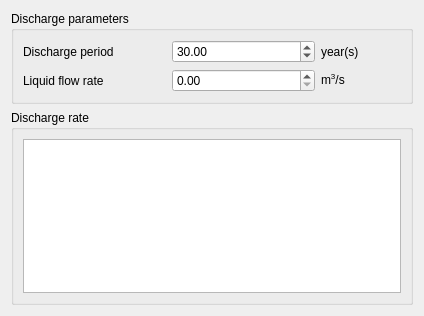
<?xml version="1.0" encoding="UTF-8"?>
<ui version="4.0">
 <class>WidgetWaterDischarge</class>
 <widget class="QWidget" name="WidgetWaterDischarge">
  <property name="geometry">
   <rect>
    <x>0</x>
    <y>0</y>
    <width>424</width>
    <height>316</height>
   </rect>
  </property>
  <property name="windowTitle">
   <string>Form</string>
  </property>
  <layout class="QVBoxLayout" name="verticalLayout">
   <item>
    <widget class="QGroupBox" name="groupBox">
     <property name="title">
      <string>Discharge parameters</string>
     </property>
     <layout class="QHBoxLayout" name="horizontalLayout">
      <item>
       <layout class="QGridLayout" name="gridLayout">
        <property name="verticalSpacing">
         <number>6</number>
        </property>
        <item row="1" column="0">
         <widget class="QLabel" name="lblFlowrate">
          <property name="maximumSize">
           <size>
            <width>200</width>
            <height>16777215</height>
           </size>
          </property>
          <property name="text">
           <string>Liquid flow rate</string>
          </property>
         </widget>
        </item>
        <item row="0" column="2">
         <widget class="QLabel" name="lblDurationUnit">
          <property name="minimumSize">
           <size>
            <width>50</width>
            <height>0</height>
           </size>
          </property>
          <property name="maximumSize">
           <size>
            <width>80</width>
            <height>16777215</height>
           </size>
          </property>
          <property name="text">
           <string>year(s)</string>
          </property>
         </widget>
        </item>
        <item row="1" column="2">
         <widget class="QLabel" name="lblFlowrateUnit">
          <property name="minimumSize">
           <size>
            <width>50</width>
            <height>0</height>
           </size>
          </property>
          <property name="maximumSize">
           <size>
            <width>80</width>
            <height>16777215</height>
           </size>
          </property>
          <property name="text">
           <string>&lt;html&gt;&lt;head/&gt;&lt;body&gt;&lt;p&gt;m&lt;span style=&quot; vertical-align:super;&quot;&gt;3&lt;/span&gt;/s&lt;/p&gt;&lt;/body&gt;&lt;/html&gt;</string>
          </property>
         </widget>
        </item>
        <item row="0" column="1">
         <widget class="QDoubleSpinBox" name="numDischargePeriod">
          <property name="maximum">
           <double>1000.000000000000000</double>
          </property>
          <property name="value">
           <double>30.000000000000000</double>
          </property>
         </widget>
        </item>
        <item row="0" column="0">
         <widget class="QLabel" name="lblDuration">
          <property name="maximumSize">
           <size>
            <width>200</width>
            <height>16777215</height>
           </size>
          </property>
          <property name="text">
           <string>Discharge period</string>
          </property>
         </widget>
        </item>
        <item row="1" column="1">
         <widget class="QDoubleSpinBox" name="numFlowrate">
          <property name="maximum">
           <double>100000000.000000000000000</double>
          </property>
         </widget>
        </item>
       </layout>
      </item>
     </layout>
    </widget>
   </item>
   <item>
    <widget class="QGroupBox" name="groupBox_2">
     <property name="title">
      <string>Discharge rate</string>
     </property>
     <layout class="QVBoxLayout" name="verticalLayout_2">
      <item>
       <widget class="DischargeItemTable" name="tblDiscarges"/>
      </item>
     </layout>
    </widget>
   </item>
  </layout>
 </widget>
 <customwidgets>
  <customwidget>
   <class>DischargeItemTable</class>
   <extends>QTableWidget</extends>
   <header>dischargeitemtable.h</header>
  </customwidget>
 </customwidgets>
 <resources/>
 <connections/>
</ui>
